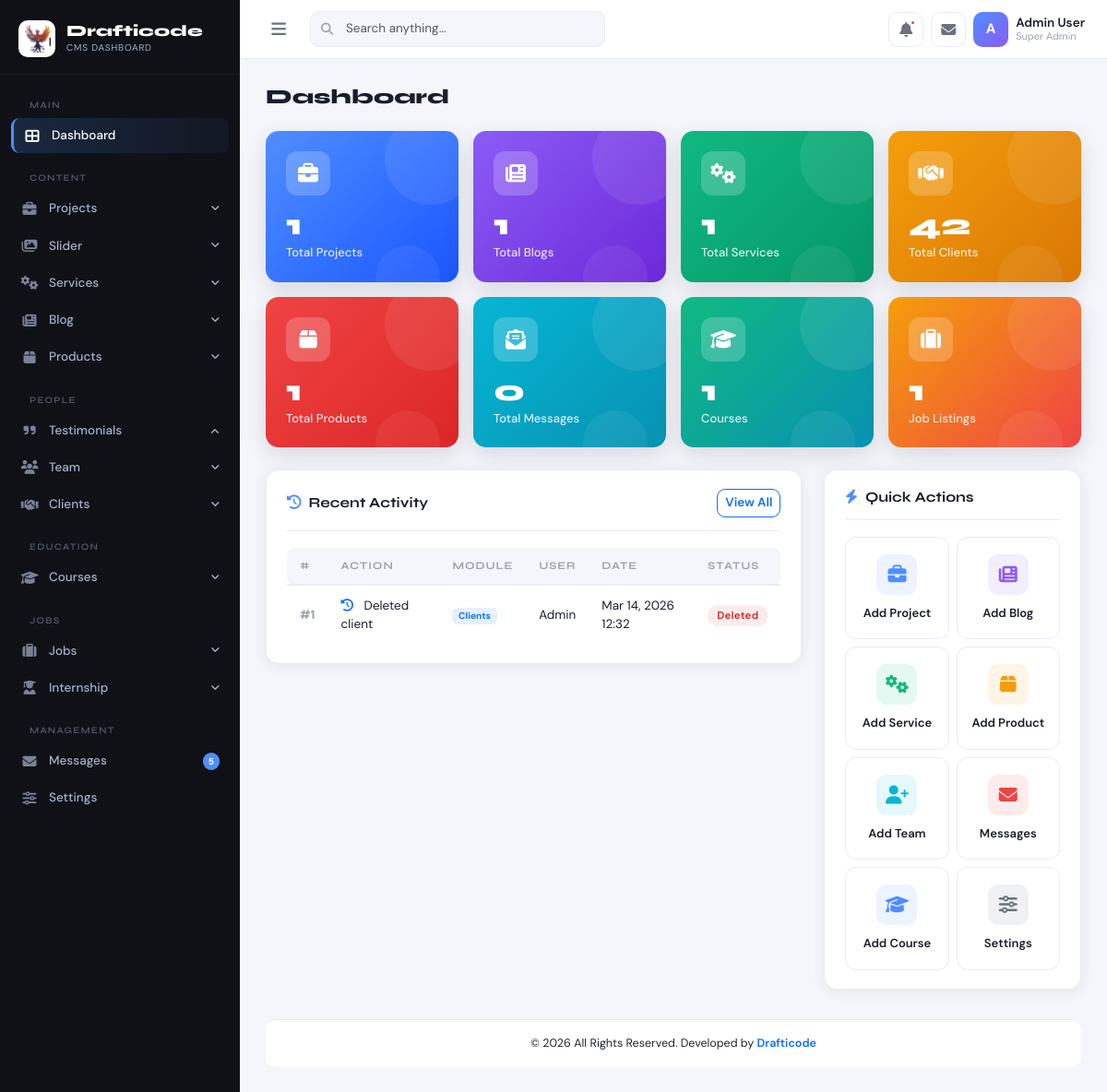
/admin-dashboard/index.php, run on the app's committed database.
### tables this page shows
CREATE TABLE `activity_logs` (
  `id` int(11) NOT NULL,
  `action` varchar(255) DEFAULT NULL,
  `module` varchar(100) DEFAULT NULL,
  `user` varchar(100) DEFAULT NULL,
  `status` varchar(50) DEFAULT NULL,
  `created_at` timestamp NOT NULL DEFAULT current_timestamp()
);

### admin-dashboard/index.php (the view, shortened to what this page needs)
<?php
include 'connection/config.php';
$projectCount = $pdo->query("SELECT COUNT(*) FROM projects")->fetchColumn();
$blogCount = $pdo->query("SELECT COUNT(*) FROM blogs")->fetchColumn();
$serviceCount = $pdo->query("SELECT COUNT(*) FROM services")->fetchColumn();
$clientCount = $pdo->query("SELECT COUNT(*) FROM clients")->fetchColumn();
$productCount = $pdo->query("SELECT COUNT(*) FROM products")->fetchColumn();
$coursesCount = $pdo->query("SELECT COUNT(*) FROM courses")->fetchColumn();
$jobCount = $pdo->query("SELECT COUNT(*) FROM jobs")->fetchColumn();
$messageCount = $pdo->query("SELECT COUNT(*) FROM contact")->fetchColumn();
?>
<!DOCTYPE html>
<html lang="en">
<head>
  <link rel="stylesheet" href="https://cdnjs.cloudflare.com/ajax/libs/bootstrap/5.3.2/css/bootstrap.min.css">
  <link rel="stylesheet" href="https://cdnjs.cloudflare.com/ajax/libs/font-awesome/6.5.1/css/all.min.css">
  <link rel="stylesheet" href="assets/css/admin.css">
</head>
<body>
  <?php include 'common/sidebar.php' ?>
  <?php include 'common/topbar.php' ?>
  <div id="main-content">
    <div class="page-header">
      <div>
        <h1 class="page-title">Dashboard</h1>
      </div>
    </div>
    <div class="row g-3 mb-4">
      <div class="col-6 col-lg-3">
        <div class="stat-card blue">
          <div class="stat-icon"><i class="fas fa-briefcase"></i></div>
          <div class="stat-value" data-count="<?= $projectCount ?>">
            <?= $projectCount ?>
          </div>
          <div class="stat-label">Total Projects</div>
        </div>
      </div>
      <div class="col-6 col-lg-3">
        <div class="stat-card purple">
          <div class="stat-icon"><i class="fas fa-newspaper"></i></div>
          <div class="stat-value" data-count="<?= $blogCount ?>">
            <?= $blogCount ?>
          </div>
          <div class="stat-label">Total Blogs</div>
        </div>
      </div>
      <div class="col-6 col-lg-3">
        <div class="stat-card green">
          <div class="stat-icon"><i class="fas fa-cogs"></i></div>
          <div class="stat-value" data-count="<?= $serviceCount ?>">
            <?= $serviceCount ?>
          </div>
          <div class="stat-label">Total Services</div>
        </div>
      </div>
      <div class="col-6 col-lg-3">
        <div class="stat-card orange">
          <div class="stat-icon"><i class="fas fa-handshake"></i></div>
          <div class="stat-value" data-count="<?= $clientCount ?>">
            <?= $clientCount ?>
          </div>
          <div class="stat-label">Total Clients</div>
        </div>
      </div>
      <div class="col-6 col-lg-3">
        <div class="stat-card red">
          <div class="stat-icon"><i class="fas fa-box"></i></div>
          <div class="stat-value" data-count="<?= $productCount ?>">
            <?= $productCount ?>
          </div>
          <div class="stat-label">Total Products</div>
        </div>
      </div>
      <div class="col-6 col-lg-3">
        <div class="stat-card cyan">
          <div class="stat-icon"><i class="fas fa-envelope-open-text"></i></div>
          <div class="stat-value" data-count="<?= $messageCount ?>"><?= $messageCount ?></div>
          <div class="stat-label">Total Messages</div>
        </div>
      </div>
      <div class="col-6 col-lg-3">
        <div class="stat-card blue" style="background:linear-gradient(135deg,#10b981,#0891b2)">
          <div class="stat-icon"><i class="fas fa-graduation-cap"></i></div>
          <div class="stat-value" data-count="<?= $coursesCount ?>"><?= $coursesCount ?></div>
          <div class="stat-label">Courses</div>
        </div>
      </div>
      <div class="col-6 col-lg-3">
        <div class="stat-card purple" style="background:linear-gradient(135deg,#f59e0b,#ef4444)">
          <div class="stat-icon"><i class="fas fa-suitcase"></i></div>
          <div class="stat-value" data-count="<?= $jobCount ?>"><?= $jobCount ?></div>
          <div class="stat-label">Job Listings</div>
        </div>
      </div>
    </div>
    <div class="row g-4 mb-4">
      <div class="col-lg-8">
        <div class="admin-card">
          <div class="section-header">
            <h3 class="section-title"><i class="fas fa-history me-2 text-primary-custom"></i>Recent Activity</h3>
            <a href="#" class="btn btn-outline-primary btn-sm">View All</a>
          </div>
          <table class="admin-table">
            <thead>
              <tr>
                <th>#</th>
                <th>Action</th>
                <th>Module</th>
                <th>User</th>
                <th>Date</th>
                <th>Status</th>
              </tr>
            </thead>
            <tbody>
              <?php
              $stmt = $pdo->prepare("SELECT * FROM activity_logs ORDER BY id DESC LIMIT 6");
              $stmt->execute();
              $activities = $stmt->fetchAll(PDO::FETCH_ASSOC);
              $i = 1;
              foreach ($activities as $row) {
              ?>
                <tr>
                  <td class="table-id">#<?= $i++ ?></td>
                  <td>
                    <i class="fas fa-history text-primary me-2"></i>
                    <?= htmlspecialchars($row['action']) ?>
                  </td>
                  <td>
                    <span class="badge bg-primary bg-opacity-10 text-primary">
                      <?= htmlspecialchars($row['module']) ?>
                    </span>
                  </td>
                  <td>
                    <?= htmlspecialchars($row['user']) ?>
                  </td>
                  <td>
                    <?= date("M d, Y H:i", strtotime($row['created_at'])) ?>
                  </td>
                  <td>
                    <?php
                    $statusClass = "badge-active";
                    if ($row['status'] == "Deleted") {
                      $statusClass = "badge-inactive";
                    }
                    ?>
                    <span class="badge-status <?= $statusClass ?>">
                      <?= $row['status'] ?>
                    </span>
                  </td>
                </tr>
              <?php } ?>
            </tbody>
          </table>
        </div>
      </div>
      <div class="col-lg-4">
        <div class="admin-card h-100">
          <div class="section-header">
            <h3 class="section-title"><i class="fas fa-bolt me-2 text-primary-custom"></i>Quick Actions</h3>
          </div>
          <div class="row g-2">
            <div class="col-6"><a href="addproject.php" class="quick-link-card">
                <div class="ql-icon" style="background:rgba(79,142,255,0.1);color:#4f8eff"><i class="fas fa-briefcase"></i></div>
                <span class="ql-label">Add Project</span>
              </a></div>
            <div class="col-6"><a href="addblog.php" class="quick-link-card">
                <div class="ql-icon" style="background:rgba(139,92,246,0.1);color:#8b5cf6"><i class="fas fa-newspaper"></i></div>
                <span class="ql-label">Add Blog</span>
              </a></div>
            <div class="col-6"><a href="addservice.php" class="quick-link-card">
                <div class="ql-icon" style="background:rgba(16,185,129,0.1);color:#10b981"><i class="fas fa-cogs"></i></div>
                <span class="ql-label">Add Service</span>
              </a></div>
            <div class="col-6"><a href="addproduct.php" class="quick-link-card">
                <div class="ql-icon" style="background:rgba(245,158,11,0.1);color:#f59e0b"><i class="fas fa-box"></i></div>
                <span class="ql-label">Add Product</span>
              </a></div>
            <div class="col-6"><a href="addteam.php" class="quick-link-card">
                <div class="ql-icon" style="background:rgba(6,182,212,0.1);color:#06b6d4"><i class="fas fa-user-plus"></i></div>
                <span class="ql-label">Add Team</span>
              </a></div>
            <div class="col-6"><a href="contact.php" class="quick-link-card">
                <div class="ql-icon" style="background:rgba(239,68,68,0.1);color:#ef4444"><i class="fas fa-envelope"></i></div>
                <span class="ql-label">Messages</span>
              </a></div>
            <div class="col-6"><a href="addcourse.php" class="quick-link-card">
                <div class="ql-icon" style="background:rgba(79,142,255,0.1);color:#4f8eff"><i class="fas fa-graduation-cap"></i></div>
                <span class="ql-label">Add Course</span>
              </a></div>
            <div class="col-6"><a href="settings.php" class="quick-link-card">
                <div class="ql-icon" style="background:rgba(107,114,128,0.1);color:#6b7280"><i class="fas fa-sliders-h"></i></div>
                <span class="ql-label">Settings</span>
              </a></div>
          </div>
        </div>
      </div>
    </div>
    <?php include 'common/footer.php' ?>

### data on the page
activity_logs: action "Deleted client", module "Clients", user "Admin", created_at "Mar 14, 2026 12:32", status "Deleted"

### other printed values
$projectCount "1"
$blogCount "1"
$serviceCount "1"
$clientCount "42"
$productCount "1"
$messageCount "0"
$coursesCount "1"
$jobCount "1"
